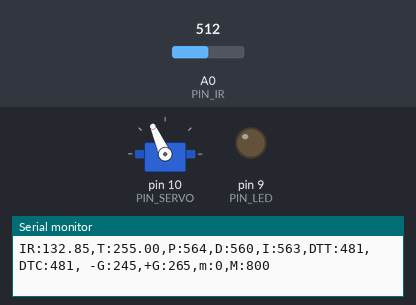
The sketch below on a simulated Arduino Uno, built with avr-gcc and run on an emulated ATmega328P. Parts: servo, output pins drawn as LEDs (lit = HIGH), the last lines printed to the serial monitor. Inputs (shaded band) come from the test bench; at power-on: A0 (PIN_IR) = 512.

Above: at 1.2 s.
1.3 s: A0 (PIN_IR) set to 306
4.3 s: A0 (PIN_IR) set to 420
At 6.41 s:
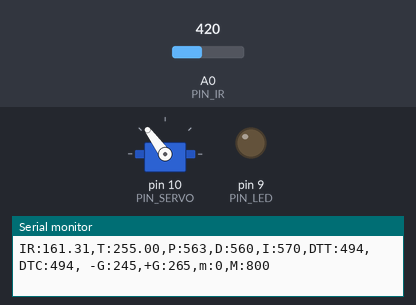
7.3 s: A0 (PIN_IR) set to 245
10.3 s: A0 (PIN_IR) set to 265
At 19.4 s:
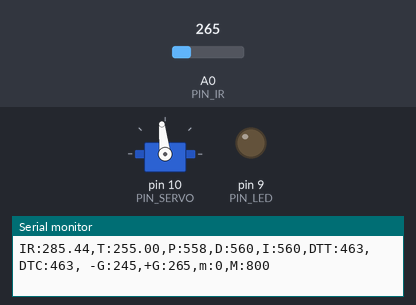
Timing chart, 0 to 32.7 s (numbered marks = the images above; inputs shaded):
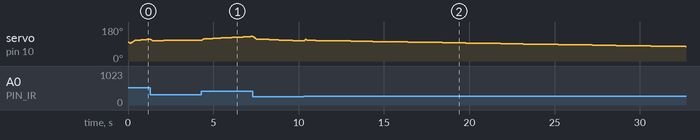

Measured:
- by itself, servo on pin 10 (PIN_SERVO): rises from 106° to 114° in 0.08 s, then falls to 76° in 22.3 s

The sketch:

28P14_20203074____.ino
```cpp
#include <Servo.h>

/////////////////////////////
// Configurable parameters //
/////////////////////////////

// Arduino pin assignment
#define PIN_LED 9
#define PIN_SERVO 10
#define PIN_IR A0

// Framework setting
#define _DIST_TARGET 255
#define _DIST_MIN 100
#define _DIST_MAX 410


// Distance sensor
#define _DIST_ALPHA 0.4

//filter
#define LENGTH 30
#define k_LENGTH 8

// Servo range
#define _DUTY_MIN 1160  // servo full clockwise position (0 degree)
#define _DUTY_NEU 1550  // servo neutral position (90 degree)
#define _DUTY_MAX 1900  // servo full counterclockwise position (180 degree)

// Servo speed control
#define _SERVO_ANGLE 30
#define _SERVO_SPEED 160

// Event periods
#define _INTERVAL_DIST 20  // 거리측정주기 (ms)
#define _INTERVAL_SERVO 20 // 서보제어주기 (ms)
#define _INTERVAL_SERIAL 100 // Serial제어주기 (ms)

// PID parameters
#define _KP 0.8
#define _KD 40.0
#define _KI 0.01

//////////////////////
// global variables //
//////////////////////

// Servo instance
Servo myservo;

// Distance sensor
float dist_target; // location to send the ball
float dist_raw, dist_ema;  // 센서가 인식한 거리/ema 필터링된 거리
float last_sampling_dist; //마지막으로 정상 측정된 거리 값
int correction_dist, iter;
float dist_list[LENGTH], sum;
const float coE[] = {0.0000289, -0.0104888, 2.1965047, -5.3746664};
//{-0.0000154, 0.0097404, -0.4662654, 98.6667701};
//{-0.0000195, 0.0114817, -0.6870302, 108.4335836};
//{-0.0000070, 0.0038146, 0.6865941, 40.9151084};

// Event periods
unsigned long last_sampling_time_dist, last_sampling_time_servo, last_sampling_time_serial;
bool event_dist, event_servo, event_serial;

// Servo speed control
int duty_chg_per_interval;
int duty_target, duty_curr;

// PID variables
float error_curr, error_prev, control, pterm, dterm, iterm;

void setup() {
  // initialize GPIO pins for LED and attach servo
  pinMode(PIN_LED, OUTPUT);  // PIN_LED 핀을 OUTPUT으로 설정
  myservo.attach(PIN_SERVO); // PIN_SERVO 핀을 servo를 쓰는 핀으로 설정

  // initialize global variables
  dist_target = _DIST_TARGET;
  control = _DUTY_NEU;
  duty_curr = _DUTY_NEU;
  last_sampling_dist = 0;
  dist_raw = 0;
  dist_ema = 0;
  iterm = 0;

  correction_dist = 0;
  iter = 0; sum = 0;

  // move servo to neutral position
  myservo.writeMicroseconds(_DUTY_NEU);
  // initialize serial port
  Serial.begin(57600); // serial port의 baud rate를 57600으로 초기화
  // convert angle speed into duty change per interval.
  duty_chg_per_interval = (_DUTY_MAX - _DUTY_MIN) * (_SERVO_SPEED / 180.0) * (_INTERVAL_SERVO / 1000.0); // 서보 업데이트 1주기에 증감 가능한 duty 의 최댓값

  // 마지막 이벤트 발생 시간 초기화
  last_sampling_time_dist = 0;
  last_sampling_time_servo = 0;
  last_sampling_time_serial = 0;

  event_dist = false;
  event_servo = false;
  event_serial = false;
}

void loop() {
  /////////////////////
  // Event generator //
  /////////////////////
  // 거리 측정 주기가 되었는지 검사
  if (millis() >= last_sampling_time_dist + _INTERVAL_DIST)
    event_dist = true;

  // 서보 제어 주기가 되었는지 검사
  if (millis() >= last_sampling_time_servo + _INTERVAL_SERVO)
    event_servo = true;

  // Serial 제어 주기가 되었는지 검사
  if (millis() >= last_sampling_time_serial + _INTERVAL_SERIAL)
    event_serial = true;

  ////////////////////
  // Event handlers //
  ////////////////////

  if (event_dist) {
    event_dist = false;

    // get a distance reading from the distance sensor
    dist_ema = ir_distence_filter();

    // PID control logic
    error_curr = dist_target - dist_ema; // 현재 읽어들인 데이터와 기준 값의 차이

    pterm = _KP * error_curr; // p게인 값인 kp와 error 값의 곱
    dterm = _KD * (error_curr - error_prev);
    iterm += _KI * error_curr;
    control = pterm + dterm + iterm;

    duty_target = _DUTY_NEU + control;

    //update error_prev
    error_prev = error_curr;

    // keep duty_target value within the range of [_DUTY_MIN, _DUTY_MAX]
    duty_target = min(max(duty_target, _DUTY_MIN), _DUTY_MAX);

    // 마지막 샘플링 시각 업데이트
    last_sampling_time_dist += _INTERVAL_DIST;
  }

  if(event_servo) {
    event_servo = false;

    // adjust duty_curr toward duty_target by duty_chg_per_interval
    if (duty_target > duty_curr){
      duty_curr += duty_chg_per_interval;
      if (duty_target < duty_curr) duty_curr = duty_target;
    }
    else{
      duty_curr -= duty_chg_per_interval;
      if (duty_target > duty_curr) duty_curr = duty_target;
    }
    // update servo position
    myservo.writeMicroseconds(duty_curr);

    // 마지막 서보 조작 시각 업데이트
    last_sampling_time_servo += _INTERVAL_SERVO;
  }

  if(event_serial) {
    event_serial = false;
    Serial.print("IR:");
    Serial.print(dist_ema);
    Serial.print(",T:");
    Serial.print(dist_target);
    Serial.print(",P:");
    Serial.print(map(pterm,-1000,1000,510,610));
    Serial.print(",D:");
    Serial.print(map(dterm,-1000,1000,510,610));
    Serial.print(",I:");
    Serial.print(map(iterm,-1000,1000,510,610));
    Serial.print(",DTT:");
    Serial.print(map(duty_target,1000,2000,410,510));
    Serial.print(",DTC:");
    Serial.print(map(duty_curr,1000,2000,410,510));
    Serial.println(", -G:245,+G:265,m:0,M:800");

    // 마지막 Serial 업데이트 시각 업데이트
    last_sampling_time_serial += _INTERVAL_SERIAL;
  }
}
float ir_distance(void){ // return value unit: mm
  float val, dist_raw;
  float volt = float(analogRead(PIN_IR));
  val = ((6762.0/(volt-9.0))-4.0) * 10.0;
  dist_raw = coE[0] * pow(val, 3) + coE[1] * pow(val, 2) + coE[2] * val + coE[3];

  if (dist_raw >= _DIST_MIN && dist_raw <= _DIST_MAX) {
    last_sampling_dist = dist_raw;
  }
  else {
    dist_raw = last_sampling_dist;
  }
  return dist_raw;
}

float ir_distence_filter() {
  sum = 0;
  iter = 0;
  while (iter < LENGTH)
  {
    dist_list[iter] = ir_distance();
    sum += dist_list[iter];
    iter++;
  }

  for (int i = 0; i < LENGTH-1; i++){
    for (int j = i+1; j < LENGTH; j++){
      if (dist_list[i] > dist_list[j]) {
        float tmp = dist_list[i];
        dist_list[i] = dist_list[j];
        dist_list[j] = tmp;
      }
    }
  }

  for (int i = 0; i < k_LENGTH; i++) {
    sum -= dist_list[i];
  }
  for (int i = 1; i <= k_LENGTH; i++) {
    sum -= dist_list[LENGTH-i];
  }

  float dist_cali = sum/(LENGTH-2*k_LENGTH);

  return _DIST_ALPHA*dist_cali + (1-_DIST_ALPHA)*dist_ema;
}
```
